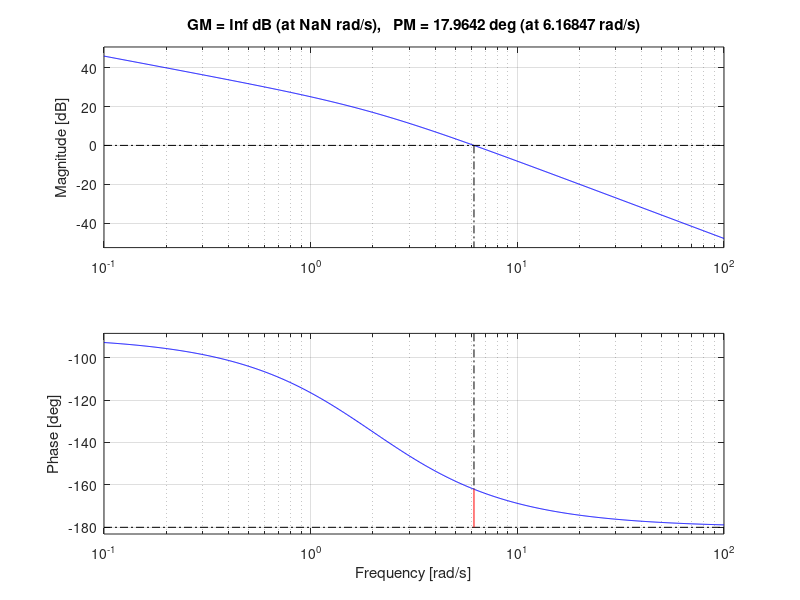

Write the MATLAB code that produced this figure.
clc; close all; clear all;

num =[0 0 2];
dem = [1 2 0] ;

tr = 20*tf(num, dem)


% %%% feedback lead control
% num1 = [1 20];
% dem2 = [1 200];
% gs = 10*tf(num1,dem2)
% tr = tr*gs


figure(1)
subplot(2,1,1)
margin(tr)
grid on;
% subplot(2,1,2)
% nyquist(tr,'r')
% grid on;